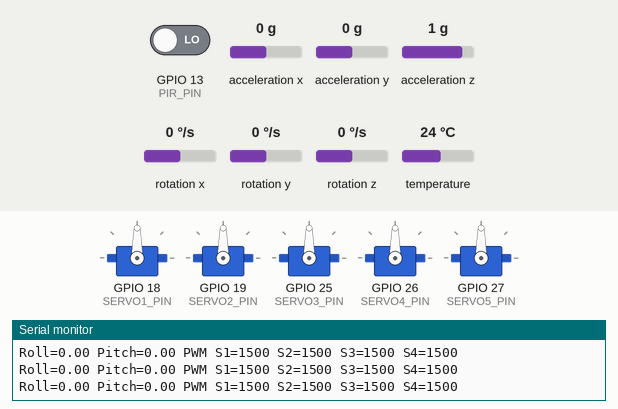
The sketch below on a simulated ESP32. On the bench: 5 × servo, the last lines printed to the serial monitor. Inputs (shaded band) come from the test bench; at power-on: rotation z 0 °/s, GPIO 13 (PIR_PIN) LOW, acceleration x 0 g, acceleration y 0 g, acceleration z 1 g, rotation x 0 °/s, rotation y 0 °/s, temperature 24 °C.

Above: at 1.2 s.
1.3 s: rotation z set to -3 °/s
2.8 s: rotation z set to -6 °/s
At 4.0 s:
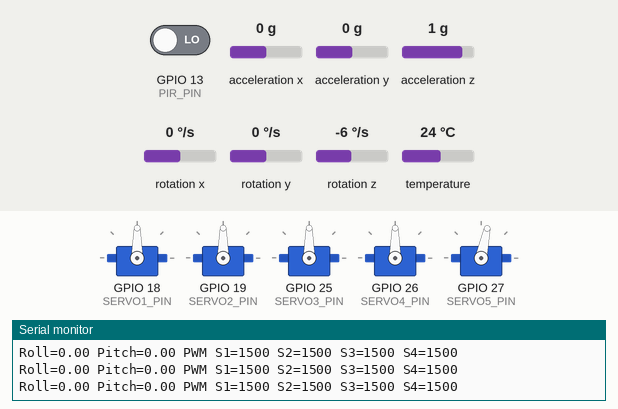
5.8 s: GPIO 13 (PIR_PIN) driven HIGH
At 6.3 s:
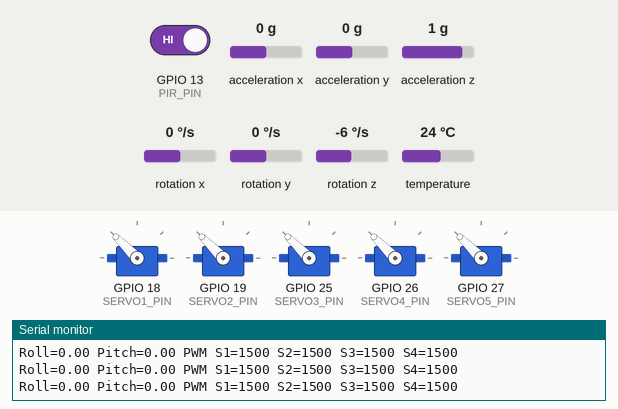
8.8 s: acceleration x set to -1.4 g
At 9.08 s:
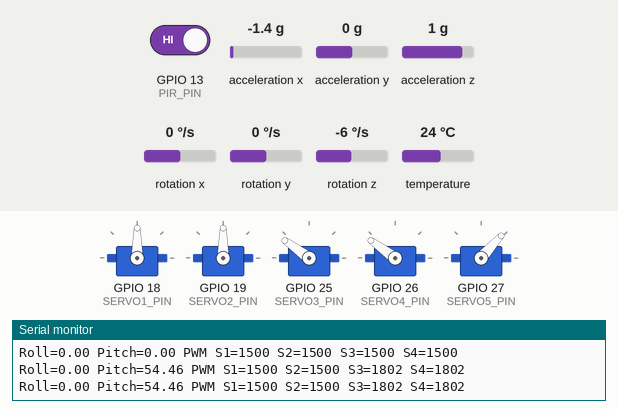
11.8 s: acceleration y set to -1.4 g
At 12.05 s:
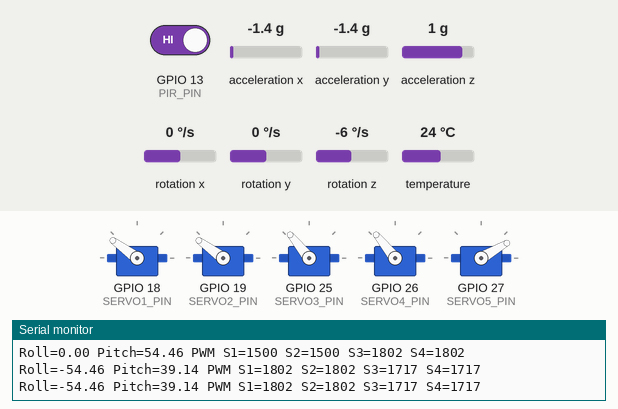
14.8 s: acceleration z set to -1.4 g
At 18.3 s:
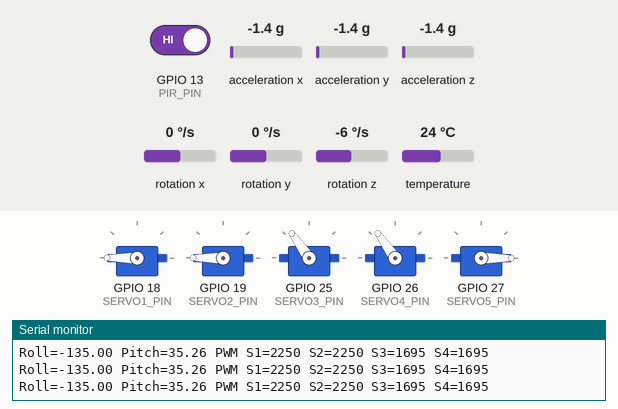
Timing chart, 0 to 18.8 s (numbered marks = the images above; inputs shaded):
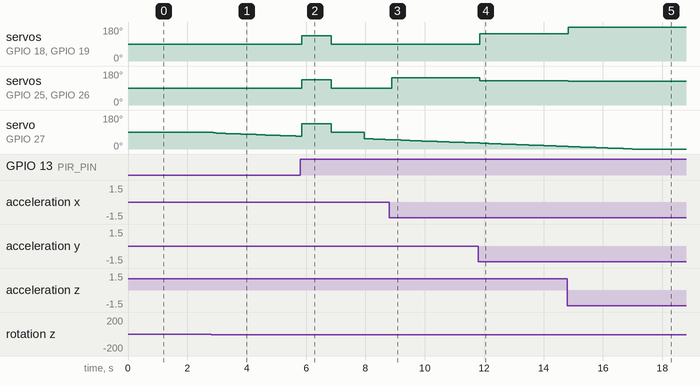

The sketch:

main.ino
```cpp
// Rafa Attamimi Adnan Atmaja
// 561854

#include <Wire.h>
#include <Adafruit_MPU6050.h>
#include <Adafruit_Sensor.h>
#include <ESP32Servo.h>

Servo servo1, servo2, servo3, servo4, servo5;
Adafruit_MPU6050 mpu;

#define SERVO1_PIN 18
#define SERVO2_PIN 19
#define SERVO3_PIN 25
#define SERVO4_PIN 26
#define SERVO5_PIN 27
#define PIR_PIN 13

const int pwm = 1500;

float previousYaw = 0;
unsigned long yawStopTime = 0;
bool yawIsIdle = false;
int previousPir = LOW;

void setup() {
    Serial.begin(115200);

    Wire.begin(21, 22);

    pinMode(PIR_PIN, INPUT);

    servo1.setPeriodHertz(50);
    servo1.attach(SERVO1_PIN, 1000, 2000);
    servo1.writeMicroseconds(pwm);
    servo2.setPeriodHertz(50);
    servo2.attach(SERVO2_PIN, 1000, 2000);
    servo2.writeMicroseconds(pwm);
    servo3.setPeriodHertz(50);
    servo3.attach(SERVO3_PIN, 1000, 2000);
    servo3.writeMicroseconds(pwm);
    servo4.setPeriodHertz(50);
    servo4.attach(SERVO4_PIN, 1000, 2000);
    servo4.writeMicroseconds(pwm);
    servo5.setPeriodHertz(50);
    servo5.attach(SERVO5_PIN, 1000, 2000);
    servo5.writeMicroseconds(pwm);

    if (!mpu.begin()) {
        while (true) delay(10);
    }
}

void loop() {
    sensors_event_t a, g, temp;
    mpu.getEvent(&a, &g, &temp);

    float rollAngle  = atan2(a.acceleration.y, a.acceleration.z) * 180.0 / PI;
    float pitchAngle = atan2(-a.acceleration.x, sqrt(a.acceleration.y * a.acceleration.y + a.acceleration.z * a.acceleration.z)) * 180.0 / PI;

    static float yawAngle = 0;
    static unsigned long previousTime = 0;
    unsigned long now = millis();
    float deltaTime = (now - previousTime) / 1000.0; // detik
    previousTime = now;
    yawAngle += g.gyro.z * 180.0 / PI * deltaTime;

    roll(rollAngle);
    pitch(pitchAngle);
    yaw(yawAngle);
    handleExternalMotion();

    int rollUs  = 1500 + (int)(-rollAngle * 500.0 / 90.0);
    int pitchUs = 1500 + (int)(pitchAngle * 500.0 / 90.0);
    Serial.print("Roll=");
    Serial.print(rollAngle);
    Serial.print(" Pitch=");
    Serial.print(pitchAngle);
    Serial.print(" PWM S1=");
    Serial.print(rollUs);
    Serial.print(" S2=");
    Serial.print(rollUs);
    Serial.print(" S3=");
    Serial.print(pitchUs);
    Serial.print(" S4=");
    Serial.println(pitchUs);

    delay(100);
}

void roll(float degree){
    int us = 1500 + (-degree * 500 / 90);
    servo1.writeMicroseconds(us);
    servo2.writeMicroseconds(us);
}

void pitch(float degree){
    int us = 1500 + (degree * 500 / 90);
    servo3.writeMicroseconds(us);
    servo4.writeMicroseconds(us);
}

void yaw(float degree){

    if (fabs(degree - previousYaw) > 0.5){
        int us = 1500 + (degree * 500 / 90);
        servo5.writeMicroseconds(us);
        yawIsIdle = false;
    }else{
        if (!yawIsIdle) {
            yawIsIdle = true;
            yawStopTime = millis();
        }
            if (millis() - yawStopTime >= 1000) {
            servo5.writeMicroseconds(1500);
        }
    }
      previousYaw = degree;
}

void handleExternalMotion() {
  int currentPir = digitalRead(PIR_PIN);

  if (currentPir == HIGH && previousPir == LOW) {

    servo1.writeMicroseconds(1750);
    servo2.writeMicroseconds(1750);
    servo3.writeMicroseconds(1750);
    servo4.writeMicroseconds(1750);
    servo5.writeMicroseconds(1750);

    delay(1000);

    servo1.writeMicroseconds(1500);
    servo2.writeMicroseconds(1500);
    servo3.writeMicroseconds(1500);
    servo4.writeMicroseconds(1500);
    servo5.writeMicroseconds(1500);

    delay(1000);
  }
  previousPir = currentPir;
}
```

Measured:
- the behaviour switches between -4 and -5 °/s on rotation z (found by bisection; images 0 and 1)
- after the input at 2.8 s, servo on GPIO 27 (SERVO5_PIN): moves from 90° to 68° over 2.8 s, starting after 0.08 s
- after the input at 5.8 s, servo on GPIO 18 (SERVO1_PIN), servo on GPIO 19 (SERVO2_PIN), servo on GPIO 25 (SERVO3_PIN), servo on GPIO 26 (SERVO4_PIN): 90° → 135° after 0.05 s, → 90° 1.0 s later
- after the input at 8.8 s, servo on GPIO 25 (SERVO3_PIN), servo on GPIO 26 (SERVO4_PIN): 90° → 144° after 0.08 s
- after the input at 11.8 s, servo on GPIO 18 (SERVO1_PIN), servo on GPIO 19 (SERVO2_PIN): 90° → 144° after 0.05 s; servo on GPIO 25 (SERVO3_PIN), servo on GPIO 26 (SERVO4_PIN): 144° → 129° after 0.05 s
- after the input at 14.8 s, servo on GPIO 18 (SERVO1_PIN), servo on GPIO 19 (SERVO2_PIN): 144° → 180° at once; servo on GPIO 25 (SERVO3_PIN), servo on GPIO 26 (SERVO4_PIN): 129° → 125° at once
